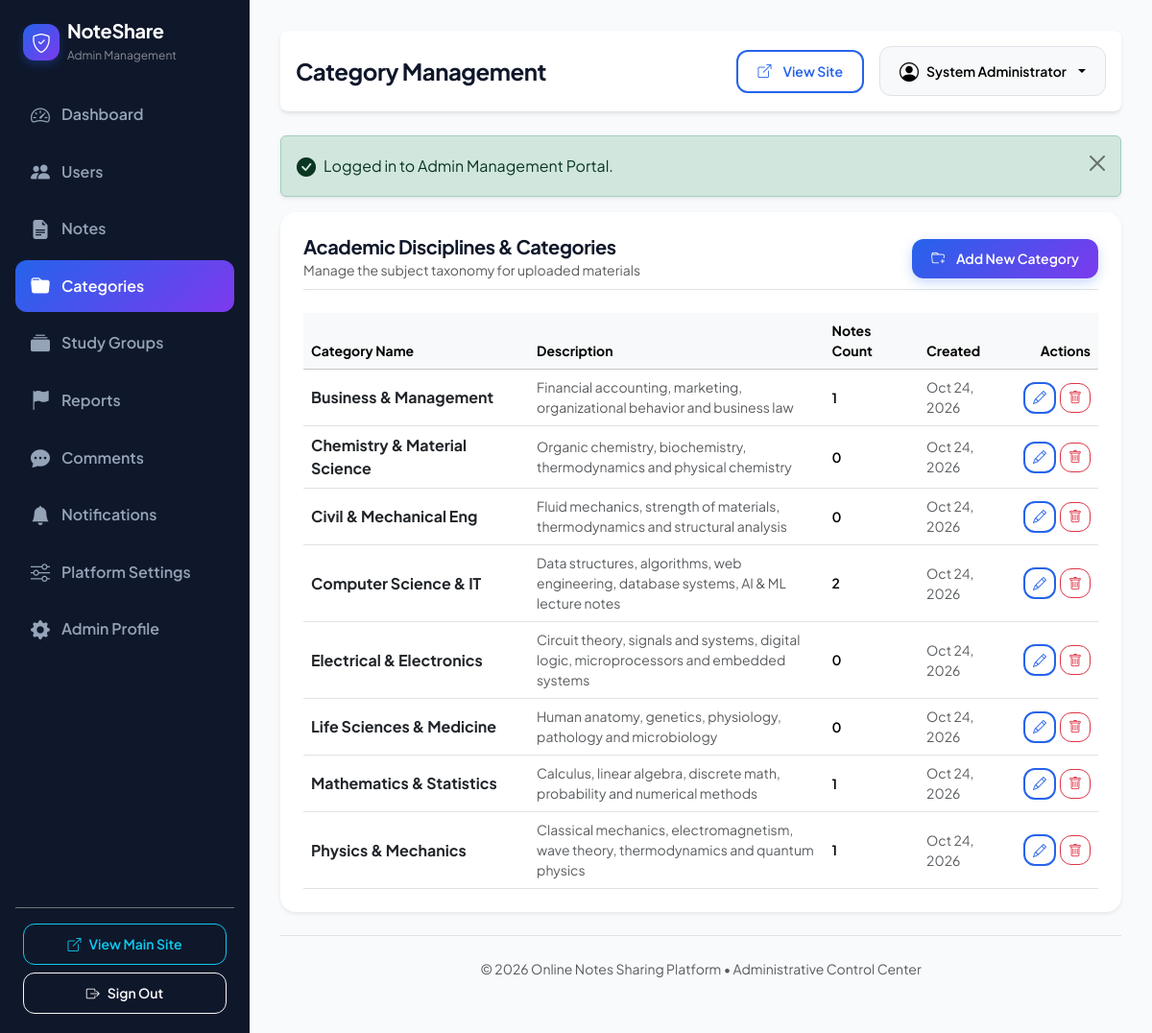
/online-notes-sharing/admin/categories.php (signed in), run on the app's committed database.
### tables this page shows
CREATE TABLE IF NOT EXISTS `users` (
    `id` INT AUTO_INCREMENT PRIMARY KEY,
    `name` VARCHAR(100) NOT NULL,
    `email` VARCHAR(150) NOT NULL UNIQUE,
    `password` VARCHAR(255) NOT NULL,
    `profile_image` VARCHAR(255) DEFAULT 'default_avatar.png',
    `bio` TEXT DEFAULT NULL,
    `role` ENUM('user', 'admin') DEFAULT 'user',
    `status` ENUM('active', 'blocked') DEFAULT 'active',
    `created_at` TIMESTAMP DEFAULT CURRENT_TIMESTAMP,
    INDEX `idx_users_email` (`email`),
    INDEX `idx_users_role` (`role`),
    INDEX `idx_users_status` (`status`)
);

CREATE TABLE IF NOT EXISTS `categories` (
    `id` INT AUTO_INCREMENT PRIMARY KEY,
    `name` VARCHAR(100) NOT NULL UNIQUE,
    `description` TEXT,
    `icon` VARCHAR(50) DEFAULT 'bi-folder',
    `created_at` TIMESTAMP DEFAULT CURRENT_TIMESTAMP,
    INDEX `idx_categories_name` (`name`)
);

### online-notes-sharing/admin/categories.php (the view, shortened to what this page needs)
<?php
$admin_title = 'Category Management';
require_once __DIR__ . '/includes/header.php';
$categories = [];
try {
    $stmt = $pdo->query("SELECT c.*, COUNT(n.id) AS note_count
                         FROM categories c
                         LEFT JOIN notes n ON c.id = n.category_id
                         GROUP BY c.id
                         ORDER BY c.name ASC");
    $categories = $stmt->fetchAll();
} catch (PDOException $e) {
    error_log("Categories error: " . $e->getMessage());
}
?>
<div class="card border-0 shadow-sm rounded-4 p-4 bg-white mb-4">
    <div class="d-flex align-items-center justify-content-between mb-4 pb-2 border-bottom">
        <div>
            <h5 class="fw-bold mb-0">Academic Disciplines & Categories</h5>
            <small class="text-muted">Manage the subject taxonomy for uploaded materials</small>
        </div>
        <a href="add_category.php" class="btn btn-primary btn-sm">
            <i class="bi bi-folder-plus me-1"></i> Add New Category
        </a>
    </div>
    <div class="table-responsive">
        <table class="table table-hover align-middle mb-0">
            <thead class="table-light small text-muted">
                <tr>
                    <th>Category Name</th>
                    <th>Description</th>
                    <th>Notes Count</th>
                    <th>Created</th>
                    <th class="text-end">Actions</th>
                </tr>
            </thead>
            <tbody>
                <?php foreach ($categories as $cat): ?>
                    <tr>
                        <td class="fw-bold text-dark"><?= htmlspecialchars($cat['name']) ?></td>
                        <td class="small text-muted" style="max-width: 320px;"><?= htmlspecialchars($cat['description'] ?: 'No description.') ?></td>
                        <td class="fw-semibold small"><?= $cat['note_count'] ?></td>
                        <td class="small text-muted"><?= date('M j, Y', strtotime($cat['created_at'])) ?></td>
                        <td class="text-end">
                            <div class="d-flex align-items-center justify-content-end gap-1">
                                <a href="edit_category.php?id=<?= $cat['id'] ?>" class="btn btn-sm btn-outline-primary py-1 px-2" title="Edit Category">
                                    <i class="bi bi-pencil"></i>
                                </a>
                                <form method="POST" action="delete_category.php" onsubmit="return confirm('Deleting category \'<?= htmlspecialchars(addslashes($cat['name'])) ?>\' will remove associated notes. Proceed?');" class="d-inline">
                                    <button type="submit" class="btn btn-sm btn-outline-danger py-1 px-2" title="Delete Category">
                                        <i class="bi bi-trash"></i>
                                    </button>
                                </form>
                            </div>
                        </td>
                    </tr>
                <?php endforeach; ?>
            </tbody>
        </table>
    </div>
</div>
<?php require_once __DIR__ . '/includes/footer.php'; ?>

### online-notes-sharing/admin/includes/header.php (shortened to what this page needs)
<?php
require_once __DIR__ . '/auth.php';
$admin_user = current_user();
?>
<!DOCTYPE html>
<html lang="en">
<head>
    <link href="https://cdn.jsdelivr.net/npm/bootstrap@5.3.3/dist/css/bootstrap.min.css" rel="stylesheet">
    <link rel="stylesheet" href="https://cdn.jsdelivr.net/npm/bootstrap-icons@1.11.3/font/bootstrap-icons.min.css">
    <link rel="stylesheet" href="https://cdnjs.cloudflare.com/ajax/libs/font-awesome/6.5.1/css/all.min.css">
    <link rel="stylesheet" href="../assets/css/style.css">
</head>
<body class="bg-light">
<div class="d-flex">
    <?php require_once __DIR__ . '/sidebar.php'; ?>
    <div class="admin-content flex-grow-1">
        <header class="d-flex align-items-center justify-content-between pb-3 mb-4 border-bottom bg-white p-3 rounded-3 shadow-sm">
            <div class="d-flex align-items-center gap-3">
                <h4 class="mb-0 fw-bold"><?= htmlspecialchars($admin_title) ?></h4>
            </div>
            <div class="d-flex align-items-center gap-3">
                <a href="../index.php" class="btn btn-sm btn-outline-primary" target="_blank">
                    <i class="bi bi-box-arrow-up-right me-1"></i> View Site
                </a>
                <div class="dropdown">
                    <button class="btn btn-light dropdown-toggle d-flex align-items-center gap-2 border" type="button" data-bs-toggle="dropdown">
                        <i class="bi bi-person-circle fs-5 text-purple"></i>
                        <span class="fw-semibold small d-none d-sm-inline"><?= htmlspecialchars($admin_user['name'] ?? 'Admin') ?></span>
                    </button>
                </div>
            </div>
        </header>

### online-notes-sharing/assets/css/style.css (style rules this page uses)
:root { --primary-blue: #2563eb; --primary-blue-dark: #1d4ed8; --primary-blue-light: #eff6ff; --primary-purple: #7c3aed; --primary-purple-dark: #6d28d9; --primary-purple-light: #f5f3ff; --accent-gradient: linear-gradient(135deg, #2563eb 0%, #7c3aed 100%); --accent-gradient-hover: linear-gradient(135deg, #1d4ed8 0%, #6d28d9 100%); --hero-gradient: linear-gradient(135deg, #0f172a 0%, #1e1b4b 50%, #1e293b 100%); --bg-light: #f8fafc; --bg-card: #ffffff; --bg-alt: #f1f5f9; --text-main: #0f172a; --text-muted: #64748b; --text-light: #94a3b8; --border-color: #e2e8f0; --border-hover: #cbd5e1; --success: #10b981; --warning: #f59e0b; --danger: #ef4444; --info: #06b6d4; --shadow-sm: 0 1px 3px 0 rgba(0, 0, 0, 0.08); --shadow-md: 0 4px 6px -1px rgba(0, 0, 0, 0.08), 0 2px 4px -2px rgba(0, 0, 0, 0.06); --shadow-lg: 0 10px 25px -3px rgba(37, 99, 235, 0.1), 0 4px 6px -4px rgba(0, 0, 0, 0.05); --shadow-hover: 0 20px 30px -10px rgba(124, 58, 237, 0.15); --radius-sm: 8px; --radius-md: 12px; --radius-lg: 16px; --radius-xl: 24px; --transition: all 0.25s cubic-bezier(0.4, 0, 0.2, 1); }
body { font-family: 'Plus Jakarta Sans', -apple-system, BlinkMacSystemFont, 'Segoe UI', Roboto, sans-serif; background-color: var(--bg-light); color: var(--text-main); min-height: 100vh; display: flex; flex-direction: column; overflow-x: hidden; }
h1, h2, h3, h4, h5, h6 { font-weight: 700; color: var(--text-main); letter-spacing: -0.02em; }
a { color: var(--primary-blue); text-decoration: none; transition: var(--transition); }
.btn { font-weight: 600; border-radius: var(--radius-md); padding: 0.625rem 1.25rem; transition: var(--transition); display: inline-flex; align-items: center; justify-content: center; gap: 0.5rem; }
.btn-primary { background: var(--accent-gradient); border: none; color: #fff; box-shadow: 0 4px 12px rgba(37, 99, 235, 0.25); }
.btn-outline-primary { border: 2px solid var(--primary-blue); color: var(--primary-blue); background: transparent; }
.admin-content { margin-left: 260px; padding: 2rem; min-height: 100vh; background-color: #f8fafc; }

### data on the page
users: name "System Administrator"
categories: name "Business & Management", description "Financial accounting, marketing, organizational behavior and business law", note_count "1", created_at "Oct 24, 2026"
categories: name "Chemistry & Material Science", description "Organic chemistry, biochemistry, thermodynamics and physical chemistry", note_count "0", created_at "Oct 24, 2026"
categories: name "Civil & Mechanical Eng", description "Fluid mechanics, strength of materials, thermodynamics and structural analysis", note_count "0", created_at "Oct 24, 2026"
categories: name "Computer Science & IT", description "Data structures, algorithms, web engineering, database systems, AI & ML lecture notes", note_count "2", created_at "Oct 24, 2026"
categories: name "Electrical & Electronics", description "Circuit theory, signals and systems, digital logic, microprocessors and embedded systems", note_count "0", created_at "Oct 24, 2026"
categories: name "Life Sciences & Medicine", description "Human anatomy, genetics, physiology, pathology and microbiology", note_count "0", created_at "Oct 24, 2026"
categories: name "Mathematics & Statistics", description "Calculus, linear algebra, discrete math, probability and numerical methods", note_count "1", created_at "Oct 24, 2026"
categories: name "Physics & Mechanics", description "Classical mechanics, electromagnetism, wave theory, thermodynamics and quantum physics", note_count "1", created_at "Oct 24, 2026"

### other printed values
$admin_title "Category Management"
$msg "Logged in to Admin Management Portal."
